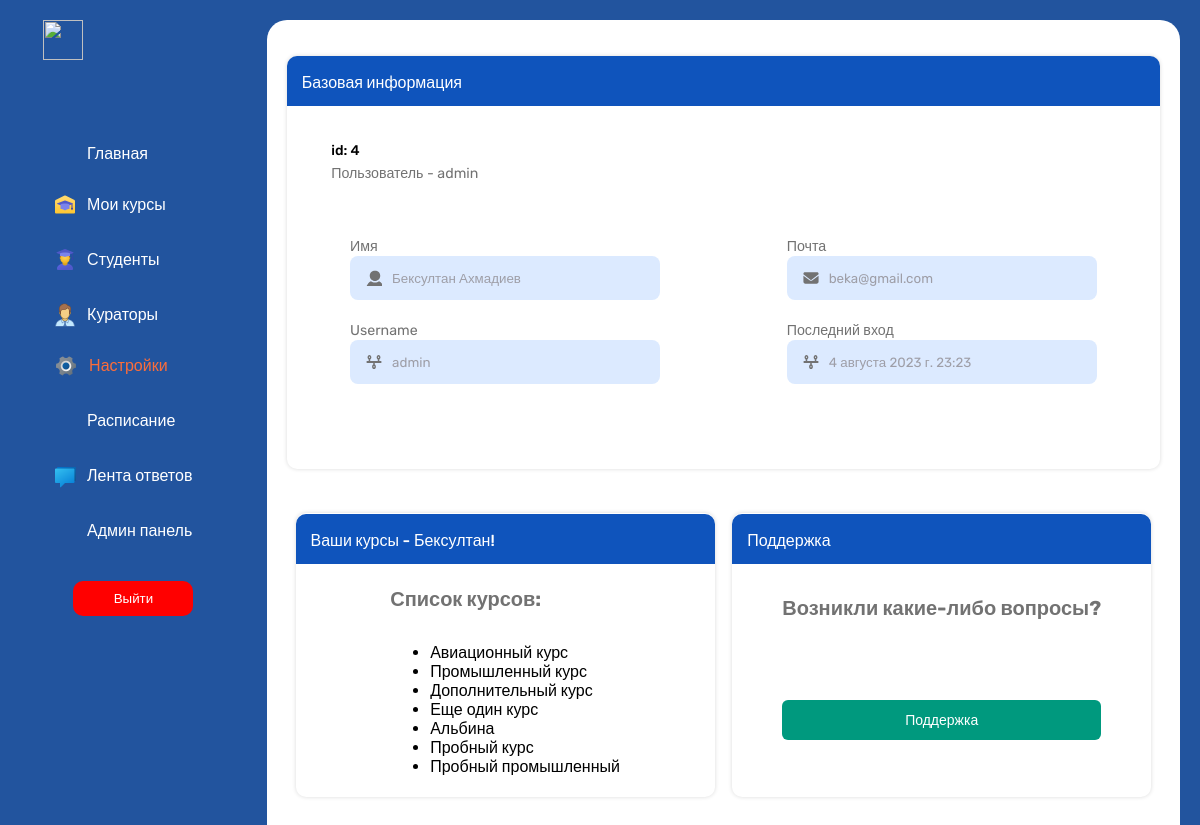
The page /users/student/profile/ (signed in) on the database as committed earlier.
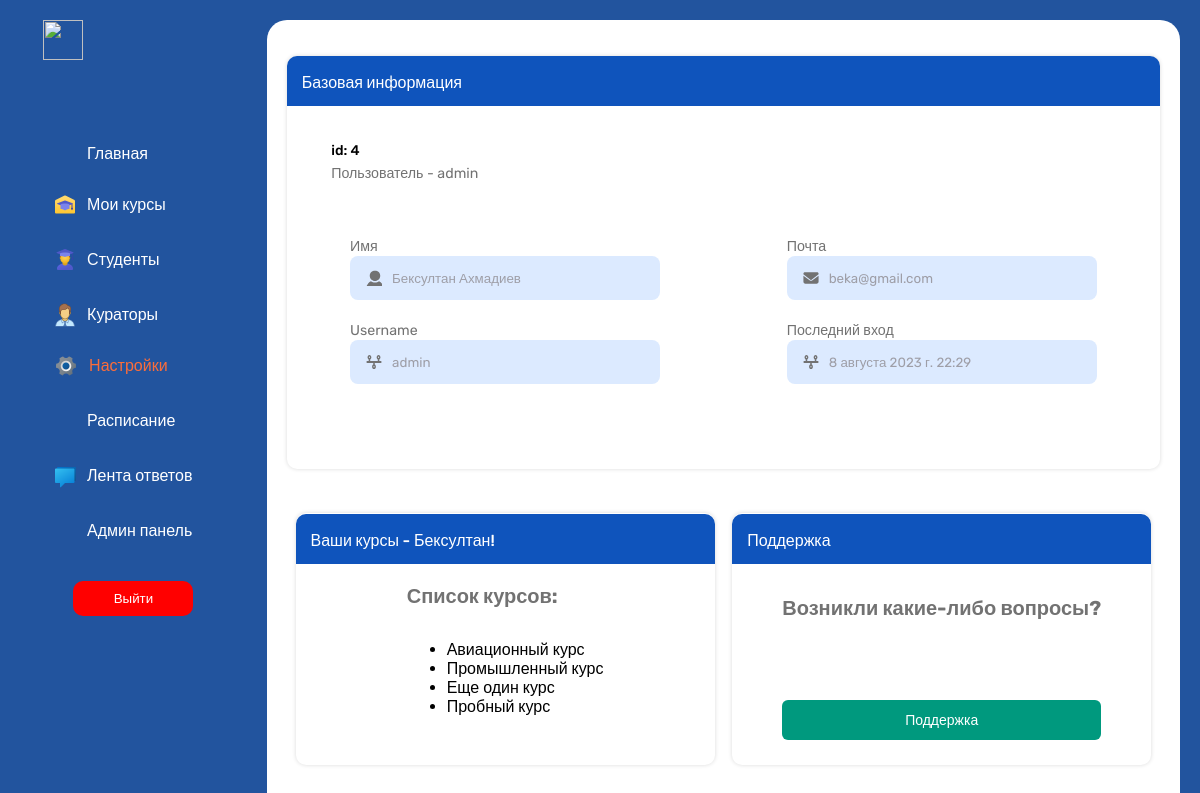
The same page on the database as committed later.
### users/models.py (models this page shows, shortened)
class User(AbstractUser):
    ROLE_CHOICES = (
        ('student', 'Студент'),
        ('curator', 'Куратор'),
        ('admin', 'Администратор'),
    )
    image = models.ImageField(upload_to='users_images', null=True, blank=True)
    role = models.CharField(max_length=10, choices=ROLE_CHOICES, default='student')
    stream = models.ForeignKey('Stream', on_delete=models.SET_NULL, null=True, blank=True)

### courses/models.py (models this page shows, shortened)
class Course(models.Model):
    title = models.CharField(max_length=255)  # Название курса
    description = models.TextField()  # Описание курса
    duration = models.PositiveIntegerField()  # Продолжительность курса
    image = models.ImageField(upload_to='course_images', null=True, blank=True)
    course_type = models.ForeignKey(CourseType, on_delete=models.CASCADE, related_name='courses') # Связь с моделью "Course Type"
    curators = models.ManyToManyField(get_user_model())   # Связь с моделью "Curator"
    students = models.ManyToManyField(User, related_name='courses', blank=True)
    class Meta:
        verbose_name = 'Курс'
        verbose_name_plural = 'Курсы'

### profiles/views.py (the view)
# urls.py: path('', Profile.as_view(), name='profile'),
class Profile(View):
    def get(self, request):
        authenticated_user = request.user
        courses = Course.objects.all()
        context = {
            'authenticated_user': authenticated_user,
            'courses': courses
        }
        if authenticated_user.role == 'student':
            courses = Course.objects.filter(students=authenticated_user)
            return render(request, 'users/student/profileSettings.html', {'context': context, 'courses': courses})
        elif authenticated_user.role == 'curator':
            courses = Course.objects.filter(curators=authenticated_user)
            return render(request, 'users/curator/profileSettingsAdmin.html', {'context': context, 'courses': courses})
        elif authenticated_user.role == 'admin':
            courses = Course.objects.all()
            return render(request, 'users/admin/profileSettingsAdmin.html', {'context': context, 'courses': courses})
        else:
            return render(request, 'users/404.html')

### users/templates/users/admin/profileSettingsAdmin.html (shortened to what this page needs)
{% extends 'users/admin/base.html' %}
{% load static %}
  {% block css %}<link rel="stylesheet" href="{% static 'admin/css/profileSettingsAdmin.css' %}">{% endblock %}
      {% block content %}
          <div class="content">
        <div style="padding-bottom: 85px;" class="profile m-r">
          <div class="profile_header">
            <h3>Базовая информация</h3>
          </div>
          <div class="profile-img">
            <div class="profileText">
              <h3>id: {{ user.id }}</h3>
              <p>Пользователь - {{ user.role }}</p>
            </div>
          </div>
          <div class="profileInfo">
            <div class="profile_info_div">
              <form class="profile-form" action="">
                  <div class="inputsDiv">
                    <label for="">Имя</label>
                    <div class="group">
                      <input placeholder="{{ user.first_name }} {{ user.last_name }}" type="text" class="input">
                    </div>
                  </div>
                  <div class="inputsDiv">
                    <label for="">Почта</label>
                    <div class="group">
                      <input placeholder="{{ user.email }}" type="email" class="input">
                    </div>
                  </div>
                  <div class="inputsDiv">
                    <label for="">Username</label>
                    <div class="group">
                      <input placeholder="{{ user.username }}" type="text" class="input">
                    </div>
                  </div>
                  <div class="inputsDiv">
                    <label for="">Последний вход</label>
                    <div class="group">
                      <input placeholder="{{ user.last_login }}" type="text" class="input">
                    </div>
                  </div>
              </form>
            </div>
          </div>
        </div>
        <div class="security-support">
        <div class="profile security">
          <div class="profile-header ">
            <h3>Ваши курсы - {{ user.first_name }}!</h3>
          </div>
          <div class="profileInfo">
              <form class="d-g" action="">
                  <h2>Список курсов:</h2>
                    <ul>
                      {% for course in courses %}
                        <li>{{ course.title }}</li>
                      {% empty %}
                        <li>Студент не участвует в курсах</li>
                      {% endfor %}
                    </ul>
                </form>
      </div>
      </div>
      <div class="profile security">
        <div class="profile-header">
          <h3>Поддержка</h3>
        </div>
        <div class="profileInfo">
            <form class="d-g" action="">
                <h2>Возникли какие-либо вопросы?</h2>
                <button class="button-support">Поддержка</button>
        </form>
    </div>
    </div>
      </div>
    </div>
      {% endblock %}

Rows that differ between the two databases and show on the page:
removed Course: title "Дополнительный курс"
removed Course: title "Альбина"
removed Course: title "Пробный промышленный"
changed User "Бексултан": last_login "4 августа 2023 г. 23:23" → "8 августа 2023 г. 22:29"
